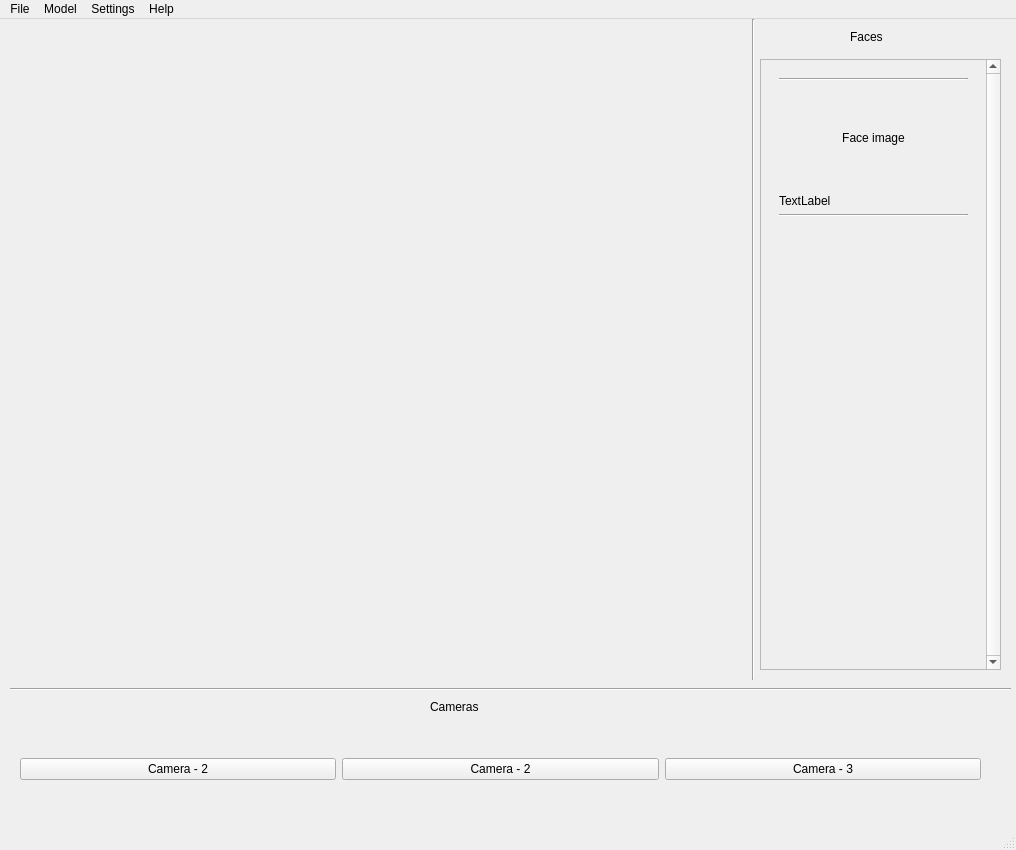
<?xml version="1.0" encoding="UTF-8"?>
<ui version="4.0">
 <class>MainWindow</class>
 <widget class="QMainWindow" name="MainWindow">
  <property name="geometry">
   <rect>
    <x>0</x>
    <y>0</y>
    <width>1016</width>
    <height>850</height>
   </rect>
  </property>
  <property name="windowTitle">
   <string>MainWindow</string>
  </property>
  <widget class="QWidget" name="centralwidget">
   <widget class="Line" name="line">
    <property name="geometry">
     <rect>
      <x>743</x>
      <y>0</y>
      <width>20</width>
      <height>661</height>
     </rect>
    </property>
    <property name="orientation">
     <enum>Qt::Vertical</enum>
    </property>
   </widget>
   <widget class="QLabel" name="frame_label">
    <property name="geometry">
     <rect>
      <x>14</x>
      <y>15</y>
      <width>711</width>
      <height>631</height>
     </rect>
    </property>
    <property name="text">
     <string/>
    </property>
   </widget>
   <widget class="Line" name="line_2">
    <property name="geometry">
     <rect>
      <x>10</x>
      <y>660</y>
      <width>1001</width>
      <height>20</height>
     </rect>
    </property>
    <property name="orientation">
     <enum>Qt::Horizontal</enum>
    </property>
   </widget>
   <widget class="QLabel" name="label">
    <property name="geometry">
     <rect>
      <x>430</x>
      <y>680</y>
      <width>55</width>
      <height>16</height>
     </rect>
    </property>
    <property name="text">
     <string>Cameras</string>
    </property>
   </widget>
   <widget class="QLabel" name="label_2">
    <property name="geometry">
     <rect>
      <x>850</x>
      <y>10</y>
      <width>55</width>
      <height>16</height>
     </rect>
    </property>
    <property name="text">
     <string>Faces</string>
    </property>
   </widget>
   <widget class="QWidget" name="horizontalLayoutWidget">
    <property name="geometry">
     <rect>
      <x>20</x>
      <y>710</y>
      <width>961</width>
      <height>80</height>
     </rect>
    </property>
    <layout class="QHBoxLayout" name="horizontalLayout">
     <item>
      <widget class="QPushButton" name="pushButton_3">
       <property name="text">
        <string>Camera - 2</string>
       </property>
      </widget>
     </item>
     <item>
      <widget class="QPushButton" name="pushButton_2">
       <property name="text">
        <string>Camera - 2</string>
       </property>
      </widget>
     </item>
     <item>
      <widget class="QPushButton" name="pushButton">
       <property name="text">
        <string>Camera - 3</string>
       </property>
      </widget>
     </item>
    </layout>
   </widget>
   <widget class="QScrollArea" name="scrollArea">
    <property name="geometry">
     <rect>
      <x>760</x>
      <y>40</y>
      <width>241</width>
      <height>611</height>
     </rect>
    </property>
    <property name="sizePolicy">
     <sizepolicy hsizetype="Expanding" vsizetype="Fixed">
      <horstretch>0</horstretch>
      <verstretch>0</verstretch>
     </sizepolicy>
    </property>
    <property name="verticalScrollBarPolicy">
     <enum>Qt::ScrollBarAlwaysOn</enum>
    </property>
    <property name="widgetResizable">
     <bool>true</bool>
    </property>
    <widget class="QWidget" name="scrollAreaWidgetContents">
     <property name="geometry">
      <rect>
       <x>0</x>
       <y>0</y>
       <width>218</width>
       <height>609</height>
      </rect>
     </property>
     <layout class="QVBoxLayout" name="verticalLayout">
      <item>
       <widget class="QWidget" name="person_widget" native="true">
        <layout class="QVBoxLayout" name="verticalLayout_2">
         <item>
          <widget class="Line" name="up_line">
           <property name="orientation">
            <enum>Qt::Horizontal</enum>
           </property>
          </widget>
         </item>
         <item>
          <widget class="QLabel" name="face_img">
           <property name="minimumSize">
            <size>
             <width>151</width>
             <height>101</height>
            </size>
           </property>
           <property name="text">
            <string>Face image</string>
           </property>
           <property name="alignment">
            <set>Qt::AlignCenter</set>
           </property>
          </widget>
         </item>
         <item>
          <widget class="QLabel" name="name_lbl">
           <property name="text">
            <string>TextLabel</string>
           </property>
          </widget>
         </item>
         <item>
          <widget class="Line" name="down_line">
           <property name="orientation">
            <enum>Qt::Horizontal</enum>
           </property>
          </widget>
         </item>
        </layout>
       </widget>
      </item>
      <item>
       <spacer name="verticalSpacer">
        <property name="orientation">
         <enum>Qt::Vertical</enum>
        </property>
        <property name="sizeHint" stdset="0">
         <size>
          <width>20</width>
          <height>40</height>
         </size>
        </property>
       </spacer>
      </item>
     </layout>
    </widget>
   </widget>
  </widget>
  <widget class="QMenuBar" name="menubar">
   <property name="geometry">
    <rect>
     <x>0</x>
     <y>0</y>
     <width>1016</width>
     <height>26</height>
    </rect>
   </property>
   <widget class="QMenu" name="menuFile">
    <property name="title">
     <string>File</string>
    </property>
    <addaction name="separator"/>
   </widget>
   <widget class="QMenu" name="menutest">
    <property name="title">
     <string>Model</string>
    </property>
    <addaction name="separator"/>
    <addaction name="actionShow_faces"/>
    <addaction name="actionAdd_face"/>
    <addaction name="actionRemove_Face"/>
   </widget>
   <widget class="QMenu" name="menuSettings">
    <property name="title">
     <string>Settings</string>
    </property>
    <widget class="QMenu" name="menuCamera">
     <property name="title">
      <string>Camera...</string>
     </property>
     <addaction name="actionAdd"/>
     <addaction name="actionDelete"/>
    </widget>
    <addaction name="menuCamera"/>
    <addaction name="actionVideo"/>
   </widget>
   <widget class="QMenu" name="menuHelp">
    <property name="title">
     <string>Help</string>
    </property>
    <addaction name="actionReadme"/>
    <addaction name="actionAuthor"/>
   </widget>
   <addaction name="menuFile"/>
   <addaction name="menutest"/>
   <addaction name="menuSettings"/>
   <addaction name="menuHelp"/>
  </widget>
  <widget class="QStatusBar" name="statusbar"/>
  <action name="actionShow_faces">
   <property name="text">
    <string>Show faces</string>
   </property>
  </action>
  <action name="actionAdd_face">
   <property name="text">
    <string>Add face</string>
   </property>
  </action>
  <action name="actionRemove_Face">
   <property name="text">
    <string>Remove Face</string>
   </property>
  </action>
  <action name="actionVideo">
   <property name="text">
    <string>Video...</string>
   </property>
  </action>
  <action name="actionReadme">
   <property name="text">
    <string>Readme</string>
   </property>
  </action>
  <action name="actionAuthor">
   <property name="text">
    <string>Author</string>
   </property>
  </action>
  <action name="actionAdd">
   <property name="text">
    <string>Add</string>
   </property>
  </action>
  <action name="actionDelete">
   <property name="text">
    <string>Delete</string>
   </property>
  </action>
 </widget>
 <resources/>
 <connections/>
</ui>
